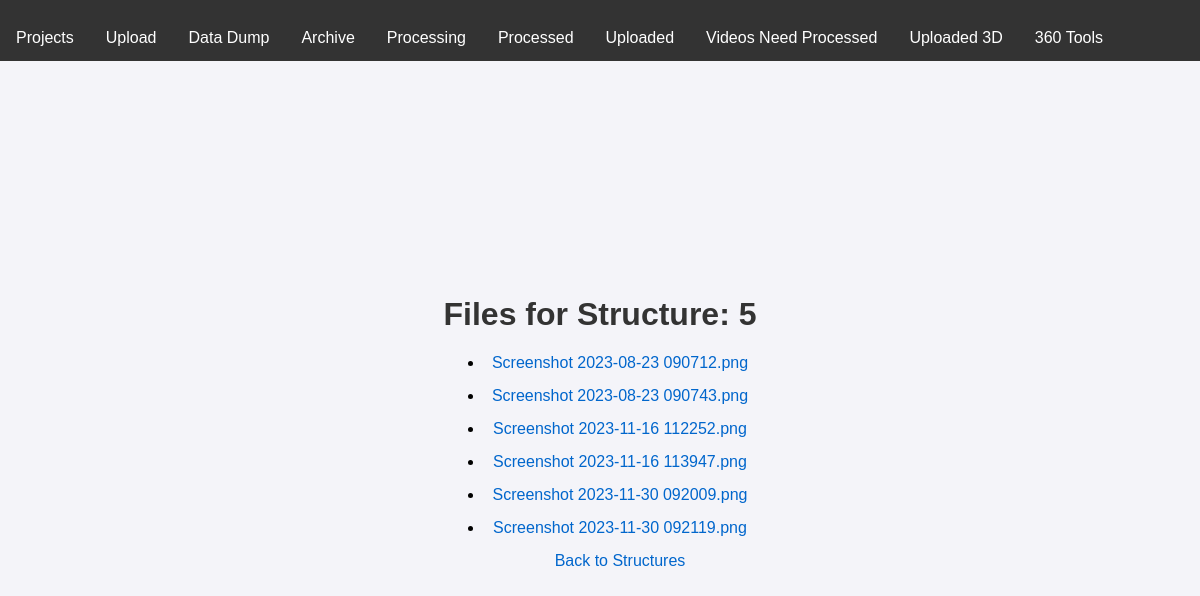
Screenshot of /structures/3/files with the database file from the repository.
### tables this page shows
CREATE TABLE Files (
            id INTEGER PRIMARY KEY AUTOINCREMENT,
            structure_id INTEGER NOT NULL,
            filename TEXT NOT NULL,
            path TEXT NOT NULL,
            FOREIGN KEY (structure_id) REFERENCES Structures (id)
        );

### app.py (the view)
@app.get("/structures/{structure_db_id}/files", response_class=HTMLResponse)
async def list_files(request: Request, structure_db_id: int):
    files = get_files_by_structure(structure_db_id)
    structure = get_structure_by_id(structure_db_id)  # Fetch structure data
    if not structure:
        raise HTTPException(status_code=404, detail="Structure not found")
    return templates.TemplateResponse(
        "files.html",
        {
            "request": request,
            "files": files,
            "structure": {
                "structure_id": structure["structure_id"],  # Use structure_id field for display
                "project_id": structure["project_id"],
            },
        },
    )

### templates/files.html (shortened to what this page needs)
{% extends "base.html" %}
{% block content %}
<h1>Files for Structure: {{ structure['structure_id'] }}</h1>
<ul>
{% for file in files %}
    <li>
        <a href="/data/{{ file['path'] }}">{{ file['filename'] }}</a>
    </li>
{% endfor %}
<a href="/projects/{{ structure['project_id'] }}/structures">Back to Structures</a>
</ul>
{% endblock %}

### templates/base.html (shortened to what this page needs)
<!DOCTYPE html>
<html>
<head>
    <link rel="stylesheet" href="/static/styles.css">
</head>
<body>
    <div class="navbar">
        <a href="/">Projects</a>
        <a href="/upload/">Upload</a>
        <a href="/data_dump/">Data Dump</a>
        <a href="/archive/">Archive</a>
        <a href="/processing/">Processing</a>
        <a href="/processed/">Processed</a>
        <a href="/uploaded/">Uploaded</a>
        <a href="/videos_need_processed/">Videos Need Processed</a>
        <a href="/uploaded_3d/">Uploaded 3D</a>
        <a href="/360_tools/">360 Tools</a>
    </div>
    <div class="container">
        {% block content %}{% endblock %}
    </div>
</body>
</html>

### static/styles.css (style rules this page uses)
body { font-family: Arial, sans-serif; background-color: #f4f4f9; margin: 0; padding: 0; display: flex; justify-content: center; align-items: center; height: 100vh; }
.container { margin-top: 60px; padding: 20px; }
h1 { text-align: center; color: #333; }
a { text-decoration: none; color: #0066cc; display: block; text-align: center; margin-top: 15px; }
.navbar { background-color: #333; overflow: hidden; position: fixed; top: 0; width: 100%; z-index: 1000; }
.navbar a { float: left; color: white; text-align: center; padding: 14px 16px; text-decoration: none; }
ul { margin-top: 10px; }

### rows the page displays
Files: filename "Screenshot 2023-08-23 090712.png"
Files: filename "Screenshot 2023-08-23 090743.png"
Files: filename "Screenshot 2023-11-16 112252.png"
Files: filename "Screenshot 2023-11-16 113947.png"
Files: filename "Screenshot 2023-11-30 092009.png"
Files: filename "Screenshot 2023-11-30 092119.png"

### other values shown
{{ structure['structure_id'] }} "5"
